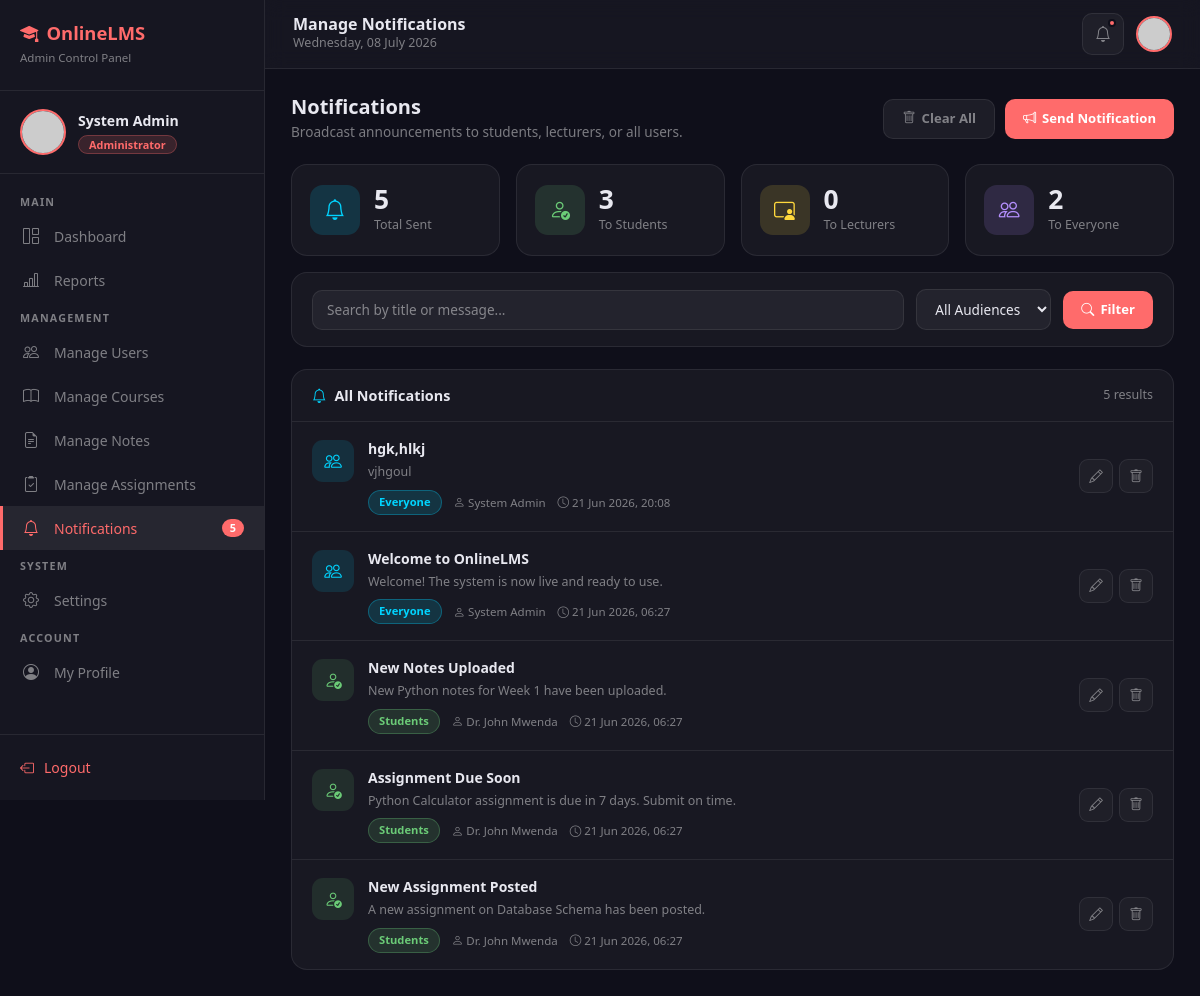
Page /admin/manage_notifications.php (signed in) on the committed database.
### tables this page shows
CREATE TABLE `notifications` (
  `id` int(11) NOT NULL,
  `title` varchar(200) NOT NULL,
  `message` text NOT NULL,
  `type` enum('note','assignment','grade','general','announcement') DEFAULT 'general',
  `sent_by` int(11) NOT NULL,
  `target_role` enum('all','student','lecturer','admin') DEFAULT 'all',
  `course_id` int(11) DEFAULT NULL,
  `created_at` timestamp NOT NULL DEFAULT current_timestamp()
);

CREATE TABLE `users` (
  `id` int(11) NOT NULL,
  `name` varchar(100) NOT NULL,
  `email` varchar(150) NOT NULL,
  `password` varchar(255) NOT NULL,
  `role` enum('admin','lecturer','student') NOT NULL DEFAULT 'student',
  `profile_picture` varchar(255) DEFAULT 'profile-default.png',
  `phone` varchar(20) DEFAULT NULL,
  `status` enum('active','inactive','suspended') DEFAULT 'active',
  `created_at` timestamp NOT NULL DEFAULT current_timestamp(),
  `updated_at` timestamp NOT NULL DEFAULT current_timestamp() ON UPDATE current_timestamp()
);

### admin/manage_notifications.php (the view, shortened to what this page needs)
<?php
require_once '../includes/db_connection.php';
$admin_id   = $_SESSION['user_id'];
$admin_name = $_SESSION['user_name'];
function safe_query_total($conn, $sql) {
    $result = mysqli_query($conn, $sql);
    $row = mysqli_fetch_assoc($result);
    return $row['total'] ?? 0;
}
$stmt = mysqli_prepare($conn, "SELECT * FROM users WHERE id = ?");
mysqli_stmt_bind_param($stmt, "i", $admin_id);
mysqli_stmt_execute($stmt);
$admin = mysqli_fetch_assoc(mysqli_stmt_get_result($stmt));
$total_notifications = safe_query_total($conn,
    "SELECT COUNT(*) as total FROM notifications"
);
$search      = trim($_GET['search']      ?? '');
$page        = max(1, (int)($_GET['page'] ?? 1));
$per_page    = 10;
$offset      = ($page - 1) * $per_page;
$where  = ["1=1"];
$types  = "";
$params = [];
$where_sql = implode(' AND ', $where);
$count_sql = "SELECT COUNT(*) as total FROM notifications n WHERE $where_sql";
$stmt = mysqli_prepare($conn, $count_sql);
mysqli_stmt_execute($stmt);
$total_rows  = mysqli_fetch_assoc(mysqli_stmt_get_result($stmt))['total'] ?? 0;
$list_sql = "SELECT n.*, u.name AS sender_name
             FROM notifications n
             INNER JOIN users u ON n.sent_by = u.id
             WHERE $where_sql
             ORDER BY n.created_at DESC
             LIMIT ?, ?";
$stmt = mysqli_prepare($conn, $list_sql);
$all_types  = $types . "ii";
$all_params = array_merge($params, [$offset, $per_page]);
mysqli_stmt_bind_param($stmt, $all_types, ...$all_params);
mysqli_stmt_execute($stmt);
$notif_list = [];
$res = mysqli_stmt_get_result($stmt);
while ($row = mysqli_fetch_assoc($res)) {
    $notif_list[] = $row;
}
$notif_all      = safe_query_total($conn, "SELECT COUNT(*) as total FROM notifications");
$notif_students = safe_query_total($conn, "SELECT COUNT(*) as total FROM notifications WHERE target_role = 'student'");
$notif_lecturers= safe_query_total($conn, "SELECT COUNT(*) as total FROM notifications WHERE target_role = 'lecturer'");
$notif_everyone = safe_query_total($conn, "SELECT COUNT(*) as total FROM notifications WHERE target_role = 'all'");
?>
<!DOCTYPE html>
<html lang="en">
<head>
    <link rel="stylesheet" href="https://cdn.jsdelivr.net/npm/bootstrap@5.3.0/dist/css/bootstrap.min.css">
    <link rel="stylesheet" href="https://cdn.jsdelivr.net/npm/bootstrap-icons@1.10.5/font/bootstrap-icons.css">
</head>
<body>
<aside class="sidebar" id="sidebar">
    <div class="sidebar-brand">
        <h5><i class="bi bi-mortarboard-fill me-2"></i>OnlineLMS</h5>
        <span>Admin Control Panel</span>
    </div>
    <div class="sidebar-profile">
        <img src="../uploads/profiles/<?= htmlspecialchars($admin['profile_picture'] ?? '') ?>"
             onerror="this.src='https://ui-avatars.com/api/?name=<?= urlencode($admin_name) ?>&background=ff6b6b&color=fff&size=46'"
             alt="Admin">
        <div>
            <div class="name"><?= htmlspecialchars($admin_name) ?></div>
            <span class="role-badge">Administrator</span>
        </div>
    </div>
    <nav class="sidebar-nav">
        <div class="nav-section">Main</div>
        <a href="dashboard.php"><i class="bi bi-grid-1x2"></i> Dashboard</a>
        <a href="reports.php"><i class="bi bi-bar-chart-line"></i> Reports</a>
        <div class="nav-section">Management</div>
        <a href="manage_users.php">
            <i class="bi bi-people"></i> Manage Users
        </a>
        <a href="manage_courses.php"><i class="bi bi-book"></i> Manage Courses</a>
        <a href="manage_notes.php"><i class="bi bi-file-earmark-text"></i> Manage Notes</a>
        <a href="manage_assignments.php"><i class="bi bi-clipboard2-check"></i> Manage Assignments</a>
        <a href="manage_notifications.php" class="active">
            <i class="bi bi-bell"></i> Notifications
            <?php if ($total_notifications > 0): ?>
                <span class="nav-badge"><?= $total_notifications ?></span>
            <?php endif; ?>
        </a>
        <div class="nav-section">System</div>
        <a href="settings.php"><i class="bi bi-gear"></i> Settings</a>
        <div class="nav-section">Account</div>
        <a href="profile.php"><i class="bi bi-person-circle"></i> My Profile</a>
    </nav>
    <div class="sidebar-footer">
        <a href="../logout.php" onclick="return confirm('Are you sure you want to logout?')">
            <i class="bi bi-box-arrow-left"></i> Logout
        </a>
    </div>
</aside>
<div class="main-content">
    <div class="topbar">
        <div class="d-flex align-items-center gap-3">
            <div class="topbar-left">
                <h6>Manage Notifications</h6>
                <p><?= date('l, d F Y') ?></p>
            </div>
        </div>
        <div class="topbar-right">
            <a href="manage_notifications.php" class="notif-btn">
                <i class="bi bi-bell"></i>
                <?php if ($total_notifications > 0): ?><span class="notif-dot"></span><?php endif; ?>
            </a>
            <a href="profile.php" style="text-decoration:none;">
                <img src="../uploads/profiles/<?= htmlspecialchars($admin['profile_picture'] ?? '') ?>"
                     onerror="this.src='https://ui-avatars.com/api/?name=<?= urlencode($admin_name) ?>&background=ff6b6b&color=fff&size=36'"
                     style="width:36px;height:36px;border-radius:50%;object-fit:cover;border:2px solid var(--accent);">
            </a>
        </div>
    </div>
    <div class="page-body">
        <div class="page-header">
            <div>
                <h4>Notifications</h4>
                <p>Broadcast announcements to students, lecturers, or all users.</p>
            </div>
            <div class="page-header-actions">
                <?php if ($notif_all > 0): ?>
                    <form method="POST" style="display:inline;"
                          onsubmit="return confirm('Delete ALL notifications permanently? This cannot be undone.');">
                        <button type="submit" class="btn-action btn-ghost">
                            <i class="bi bi-trash"></i> Clear All
                        </button>
                    </form>
                <?php endif; ?>
                <button class="btn-action btn-red" data-bs-toggle="modal" data-bs-target="#sendNotifModal">
                    <i class="bi bi-megaphone"></i> Send Notification
                </button>
            </div>
        </div>
        <div class="row g-3 mb-3">
            <div class="col-6 col-md-3">
                <div class="stat-card">
                    <div class="stat-icon si-blue"><i class="bi bi-bell"></i></div>
                    <div class="stat-info">
                        <h3><?= $notif_all ?></h3>
                        <p>Total Sent</p>
                    </div>
                </div>
            </div>
            <div class="col-6 col-md-3">
                <div class="stat-card">
                    <div class="stat-icon si-green"><i class="bi bi-person-check"></i></div>
                    <div class="stat-info">
                        <h3><?= $notif_students ?></h3>
                        <p>To Students</p>
                    </div>
                </div>
            </div>
            <div class="col-6 col-md-3">
                <div class="stat-card">
                    <div class="stat-icon si-yellow"><i class="bi bi-person-video3"></i></div>
                    <div class="stat-info">
                        <h3><?= $notif_lecturers ?></h3>
                        <p>To Lecturers</p>
                    </div>
                </div>
            </div>
            <div class="col-6 col-md-3">
                <div class="stat-card">
                    <div class="stat-icon si-purple"><i class="bi bi-people"></i></div>
                    <div class="stat-info">
                        <h3><?= $notif_everyone ?></h3>
                        <p>To Everyone</p>
                    </div>
                </div>
            </div>
        </div>
        <form method="GET" class="filter-bar">
            <input type="text" name="search" class="form-control-dark" style="flex:1; min-width:200px;"
                   placeholder="Search by title or message..."
                   value="<?= htmlspecialchars($search) ?>">
            <select name="target_role" class="form-select-dark">
                <option value="">All Audiences</option>
            </select>
            <button type="submit" class="btn-action btn-red"><i class="bi bi-search"></i> Filter</button>
        </form>
        <div class="section-card">
            <div class="section-header">
                <h6><i class="bi bi-bell" style="color:var(--blue)"></i> All Notifications</h6>
                <span style="color:var(--muted); font-size:0.78rem;">
                    <?= $total_rows ?> result<?= $total_rows == 1 ? '' : 's' ?>
                </span>
            </div>
            <?php if (count($notif_list) > 0): ?>
                <?php
                $role_icon_map = [
                    'all'      => ['ni-all',      'bi-people',        'bg-blue',   'Everyone'],
                    'student'  => ['ni-student',  'bi-person-check',  'bg-green',  'Students'],
                    'lecturer' => ['ni-lecturer', 'bi-person-video3', 'bg-yellow', 'Lecturers'],
                    'admin'    => ['ni-admin',    'bi-person-gear',   'bg-red',    'Admins'],
                ];
                ?>
                <?php foreach ($notif_list as $n): ?>
                    <?php
                        $ri = $role_icon_map[$n['target_role']] ?? ['ni-all', 'bi-megaphone', 'bg-blue', ucfirst($n['target_role'])];
                    ?>
                    <div class="notif-row">
                        <div class="notif-icon <?= $ri[0] ?>">
                            <i class="bi <?= $ri[1] ?>"></i>
                        </div>
                        <div class="notif-body">
                            <div class="notif-title"><?= htmlspecialchars($n['title']) ?></div>
                            <div class="notif-message"><?= htmlspecialchars($n['message']) ?></div>
                            <div class="notif-meta">
                                <span class="badge-glass <?= $ri[2] ?>"><?= $ri[3] ?></span>
                                <span><i class="bi bi-person"></i><?= htmlspecialchars($n['sender_name']) ?></span>
                                <span><i class="bi bi-clock"></i><?= date('d M Y, H:i', strtotime($n['created_at'])) ?></span>
                            </div>
                        </div>
                        <div class="notif-actions">
                            <button type="button" class="icon-btn" title="Edit"
                                    onclick='openEditModal(<?= json_encode([
                                        "id"          => $n['id'],
                                        "title"       => $n['title'],
                                        "message"     => $n['message'],
                                        "target_role" => $n['target_role'],
                                    ]) ?>)'>
                                <i class="bi bi-pencil"></i>
                            </button>
                            <form method="POST" style="display:inline;"
                                  onsubmit="return confirm('Delete this notification?');">
                                <button type="submit" class="icon-btn danger" title="Delete">
                                    <i class="bi bi-trash"></i>
                                </button>
                            </form>
                        </div>
                    </div>
                <?php endforeach; ?>
            <?php endif; ?>
        </div>
    </div>
</div>
</body>
</html>

### rows in the picture
notifications: title "hgk,hlkj", message "vjhgoul", target_role "Everyone", sent_by.name "System Admin", created_at "21 Jun 2026, 20:08"
notifications: title "Welcome to OnlineLMS", message "Welcome! The system is now live and ready to use.", target_role "Everyone", sent_by.name "System Admin", created_at "21 Jun 2026, 06:27"
notifications: title "New Notes Uploaded", message "New Python notes for Week 1 have been uploaded.", target_role "Students", sent_by.name "Dr. John Mwenda", created_at "21 Jun 2026, 06:27"
notifications: title "Assignment Due Soon", message "Python Calculator assignment is due in 7 days. Submit on time.", target_role "Students", sent_by.name "Dr. John Mwenda", created_at "21 Jun 2026, 06:27"
notifications: title "New Assignment Posted", message "A new assignment on Database Schema has been posted.", target_role "Students", sent_by.name "Dr. John Mwenda", created_at "21 Jun 2026, 06:27"

### other values in the picture
$admin_name "System Admin"
$total_notifications "5"
$notif_all "5"
$notif_students "3"
$notif_lecturers "0"
$notif_everyone "2"
$total_rows "5"
